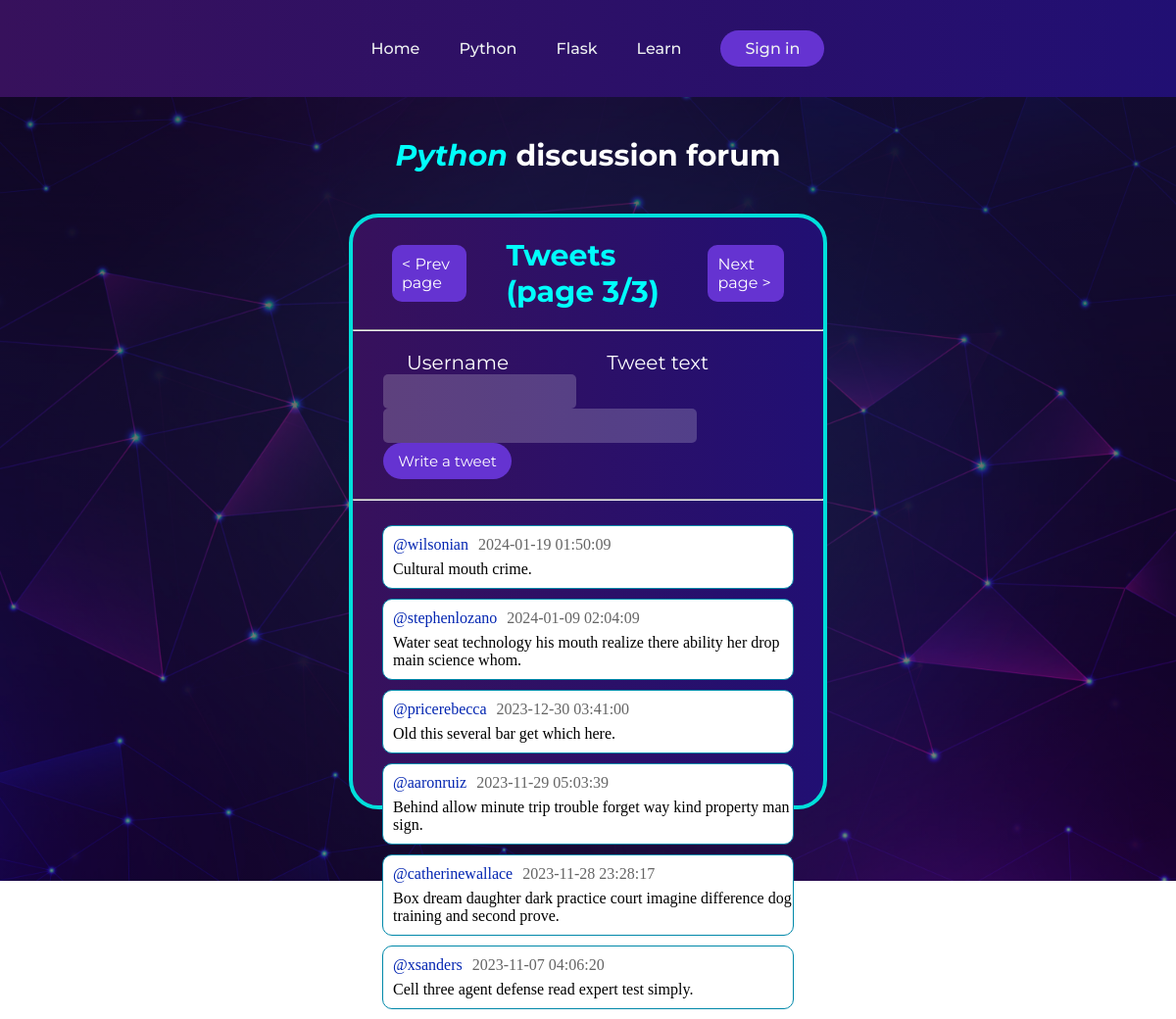
The page /python?page=3 on the database its author committed.
### website_app/models.py (models this page shows)
class PyTweet(db.Model):
    __tablename__ = 'py_tweets'
    id = db.Column(db.Integer, primary_key=True)
    tweet_text = db.Column(db.String(200), nullable=False)
    date = db.Column(db.DateTime, default=func.now())
    username = db.Column(db.String(100), nullable=False)

### website_app/views.py (the view)
@views.route("/python")
def python_index():
    page = request.args.get('page', default=1, type=int)
    offset = (page - 1) * ITEMS_PER_PAGE
    tweets = PyTweet.query.order_by(PyTweet.date.desc()).offset(offset).limit(ITEMS_PER_PAGE).all()
    total_pages_amount = 1 if PyTweet.query.count() == 0 else math.ceil(PyTweet.query.count() / 6)
    return render_template("python.html", tweets=tweets, pg=page, total_pg=total_pages_amount)

### website_app/__init__.py (called while the page is built)
def create_app():
    app = Flask(__name__, template_folder="templates")
    app.register_blueprint(views, url_prefix='/')
    app.config['SECRET_KEY'] = SECRET_KEY
    app.config['SQLALCHEMY_DATABASE_URI'] = f'sqlite:///{DB_NAME}'
    db.init_app(app)
    create_database(app)
    @app.template_filter('ceil')
    def ceil_filter(value):
        return math.ceil(value)
    @app.template_filter('length')
    def length_filter(arr: list):
        return len(arr)
    return app

### website_app/templates/python.html (shortened to what this page needs)
{% extends "base.html" %}
{% block style %} <link rel="stylesheet" href="{{ url_for('static', filename='css/style_python.css') }}"> {% endblock %}
{% block content %}
<header>
    <nav class="navbar">
        <ul>
            <a href="{{ url_for('views.index') }}"><li>Home</li></a>
            <a href="{{ url_for('views.python_index') }}"><li>Python</li></a>
            <a href="{{ url_for('views.flask_index') }}"><li>Flask</li></a>
            <a href="{{ url_for('views.learn_index') }}"><li>Learn</li></a>
        </ul>
        <a href="{{ url_for('views.signin') }}">
            <button>Sign in</button>
        </a>
    </nav>
</header>
<section class="main">
    <h1><span style="color:#00fffb; font-style:italic">Python</span> discussion forum</h1>
    <div class = "tweetboard">
        <div class="tweets-title">
            <a href="{% if pg == 1 %}{{ url_for('views.python_index', page=total_pg) }}{% else %}{{ url_for('views.python_index', page=pg-1) }}{% endif %}">< Prev page</a>
            <h2>Tweets (page {{ pg }}/{{ total_pg }})</h2>
            <a href="{% if pg == total_pg %}{{ url_for('views.python_index', page=1) }}{% else %}{{ url_for('views.python_index', page=pg+1) }}{% endif %}">Next page ></a>
        </div>
        <hr>
        <div class="write-tweet-title">
            <p>Username</p>
            <p>Tweet text</p>
        </div>
        <form class="write-tweet" action="{{ url_for('views.python_write_tweet', page_num=pg) }}" method="post">
            <input class="username-input" type="text" name="username" maxlength="40">
            <input class="tweet-input" type="text" name="tweet" maxlength="80">
            <button type="submit">Write a tweet</button>
        </form>
        <hr>
        <div class = "tweets">
            {% for i in range(tweets | length) %}
            <div class = "tweet">
                <div class="tweet-info">
                <p class="username">@{{ tweets[i]['username'] }}</p>
                <p class="date">{{ tweets[i]['date'] }}</p>
                </div>
                <p class="tweet-text">{{ tweets[i]['tweet_text'] }}</p>
            </div>
            {% endfor %}
        </div>
    </div>
</section>
{% endblock %}

### website_app/static/css/style_python.css (style rules this page uses)
* { margin: 0; padding: 0; }
.navbar li, .navbar a, .navbar button { font-family: "Montserrat", sans-serif; font-weight: 500; font-size: 16px; color: #edf0f1; text-decoration: none; }
.navbar { display: flex; justify-content: center; align-items: center; padding: 20px; gap:20px; background: linear-gradient(to right, rgb(55, 17, 92), rgb(33, 15, 115)); }
.navbar ul { list-style: none; display: flex; }
.navbar li { padding: 20px 20px; border-radius: 10px; }
.navbar li:hover, .navbar button, .tweets-title a, .write-tweet button { background-color:rgb(101, 51, 209); }
.navbar button { padding: 9px 25px; border-radius: 30px; border: none; cursor: pointer; transition: all 0.3s ease 0s; }
.main { width:100%; height:100vh; }
.main h1 { padding: 41px 0px; text-align: center; color:white; font-family: "Montserrat", sans-serif; font-size:30px; }
.tweetboard { width:40%; height:75vh; margin:auto; background: linear-gradient(to right, rgb(55, 17, 92), rgb(33, 15, 115)); border-radius: 30px; display: flex; flex-direction: column; border:#01dfdb solid 4px; }
.tweets-title { display:flex; justify-content:space-between; align-items:center; }
.tweets-title h2 { padding:20px 0px; color:#00fffb; font-family: "Montserrat", sans-serif; font-size:30px; }
.tweets-title a { text-decoration:none; color:white; font-family: "Montserrat", sans-serif; margin:0px 40px; padding: 10px; border-radius:10px; transition: all 0.3s ease 0s; }
.tweets { margin:15px 30px; }
.tweet { background-color:rgb(255, 255, 255); border:solid 1px; border-radius: 10px; border-color:rgba(0, 136, 169, 1); margin:10px 0px; padding: 10px 0px; }
.tweet-info { display:flex; margin-bottom:7px; }
.tweet p { margin-left:10px; }
.date { color: rgb(101, 101, 101); }
.username { color:rgb(3, 37, 177); }
.write-tweet-title { display:flex; color:white; margin-left:55px; gap:100px; font-size:20px; margin-top:20px; font-family: "Montserrat", sans-serif; }
.write-tweet { margin-left:6.5%; margin-bottom:20px; }
.write-tweet button { padding:9px 15px; border:none; color:white; font-family: "Montserrat", sans-serif; border-radius:20px; font-size:15px; cursor: pointer; transition: all 0.3s ease 0s; }
.write-tweet input { padding: 10px; margin-right:10px; border-radius: 5px; border: none; background-color: rgba(255, 255, 255, 0.2); color:white; }
.tweet-input { width:300px; }

### rows shown on the page
PyTweet: username "wilsonian", date "2024-01-19 01:50:09", tweet_text "Cultural mouth crime."
PyTweet: username "stephenlozano", date "2024-01-09 02:04:09", tweet_text "Water seat technology his mouth realize there ability her drop main science whom."
PyTweet: username "pricerebecca", date "2023-12-30 03:41:00", tweet_text "Old this several bar get which here."
PyTweet: username "aaronruiz", date "2023-11-29 05:03:39", tweet_text "Behind allow minute trip trouble forget way kind property man sign."
PyTweet: username "catherinewallace", date "2023-11-28 23:28:17", tweet_text "Box dream daughter dark practice court imagine difference dog training and second prove."
PyTweet: username "xsanders", date "2023-11-07 04:06:20", tweet_text "Cell three agent defense read expert test simply."

### other values the page prints
{{ pg }} "3"
{{ total_pg }} "3"
